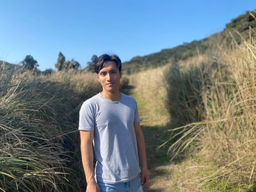
#> input picture input.png, 256 x 192 px, shrunk from 1478 x 1108 before the run
$ python Hw1.py input.png watermark.png
#> lines starting #> are read from the running program, lines starting #| are printed output that depends on the picture; after the words box and inside, x2 and y2 are one past the last pixel; in counts of white or black regions, pixels touching at a corner belong together
import numpy as np
import sys
import os
from PIL import Image, ImageOps
from copy import deepcopy

def watermark(Input, water, num, w, h):
	for i in range(h):
		for j in range(w):
			Input[i][j] -= (Input[i][j] % (2 ** num))
			temp = num
			count = 1
			while temp > 0:
				if water[i][j] & (128 // count):
					Input[i][j] += (2 ** (temp - 1))
				count *= 2
				temp -= 1
	output = Image.fromarray(Input, 'L')
	s = 'result/output_' + str(num) + '.png'
	output.save(s)

def dewatermark(Input, num, w, h):
	water = np.zeros([h, w])
	for i in range(h):
		for j in range(w):
			temp = num
			count = 1
			while temp > 0:
				if Input[i][j] & (2 ** (temp - 1)):
					water[i][j] += 128 // count
				count *= 2
				temp -= 1
	# print(water)
	water = np.uint8(water)
	output = Image.fromarray(water, 'L')
	s = 'result/output_' + str(num + 3) + '.png'
	output.save(s)

if __name__ == '__main__':
	if len(sys.argv) < 2:
		print('You should select input and watermark')
		sys.exit()

	Input = Image.open(sys.argv[1])
#> Input is the input picture: PIL image 256x192 RGB; mean R, G, B 115.9, 129.7, 134.6
	water = Image.open(sys.argv[2])
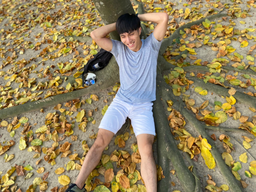
#> input picture watermark.png, 256 x 192 px, shrunk from 1478 x 1108 before the run
#> water is the input picture: PIL image 256x192 RGB; mean R, G, B 147.2, 131.9, 95

	InputGray = Input.convert('L')
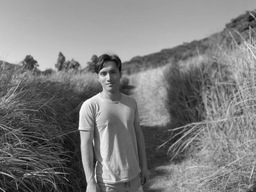
#> InputGray: PIL image 256x192 L; min 2, max 255, mean 126.2
	waterGray = water.convert('L')
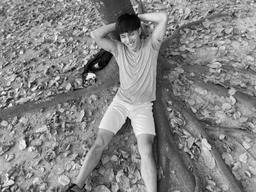
#> waterGray: PIL image 256x192 L; min 0, max 249, mean 132.3

	# InputGray.save('input_gray.png')
	# waterGray.save('watermark_gray.png')

	w, h = InputGray.size
#> w = 256; h = 192
	input_arr = np.array(InputGray)
	water_arr = np.array(waterGray)

	# os.mkdir('result')

	for i in range(1, 4):
		watermark(input_arr, water_arr, i, w, h)
		s = 'result/output_' + str(i) + '.png'
		result = Image.open(s)
		result_arr = np.array(result)
		dewatermark(result_arr, i, w, h)
#> after the loop in dewatermark, `for i in range(h):`:
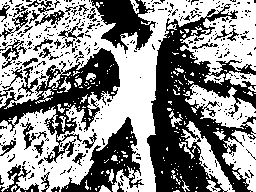
#> water: shape (192, 256) float64; values 0 (black) and 128 (white), 55% white; 407 black regions (367 under 20 px), largest, box (x1, y1, x2, y2) and area: (147, 4, 256, 192) 9509, (0, 48, 120, 163) 4211, (61, 117, 144, 192) 2228
